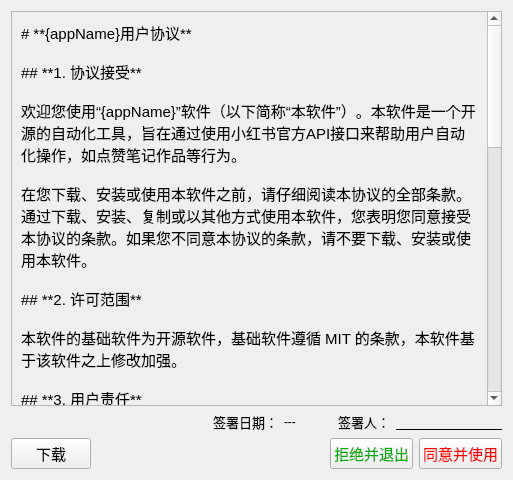
<?xml version="1.0" encoding="UTF-8"?>
<ui version="4.0">
 <class>UserProtocol</class>
 <widget class="QWidget" name="UserProtocol">
  <property name="geometry">
   <rect>
    <x>0</x>
    <y>0</y>
    <width>513</width>
    <height>480</height>
   </rect>
  </property>
  <property name="windowTitle">
   <string>用户协议</string>
  </property>
  <layout class="QVBoxLayout" name="verticalLayout">
   <item>
    <widget class="QScrollArea" name="scrollArea">
     <property name="widgetResizable">
      <bool>true</bool>
     </property>
     <widget class="QWidget" name="scrollAreaWidgetContents">
      <property name="geometry">
       <rect>
        <x>0</x>
        <y>0</y>
        <width>476</width>
        <height>938</height>
       </rect>
      </property>
      <layout class="QVBoxLayout" name="verticalLayout_2">
       <item>
        <widget class="QLabel" name="label">
         <property name="styleSheet">
          <string notr="true">font-size: 11pt;</string>
         </property>
         <property name="text">
          <string># **{appName}用户协议**

## **1. 协议接受**

欢迎您使用“{appName}”软件（以下简称“本软件”）。本软件是一个开源的自动化工具，旨在通过使用小红书官方API接口来帮助用户自动化操作，如点赞笔记作品等行为。

在您下载、安装或使用本软件之前，请仔细阅读本协议的全部条款。通过下载、安装、复制或以其他方式使用本软件，您表明您同意接受本协议的条款。如果您不同意本协议的条款，请不要下载、安装或使用本软件。

## **2. 许可范围**

本软件的基础软件为开源软件，基础软件遵循 MIT 的条款，本软件基于该软件之上修改加强。

## **3. 用户责任**

- 您承认使用本软件的所有风险由您个人承担。
- 您同意不将本软件用于任何非法目的或以任何非法方式使用本软件。
- 您需负责遵守所有适用的当地、国家和国际法律和规定。

## **4. 免责声明**

- 本软件以“现状”和“可用”基础提供，没有任何形式的明示或暗示的保证。
- 开发者不对因使用或无法使用本软件（包括但不限于数据丢失或软件运行不稳定）所造成的任何直接、间接、偶然、特殊、连带或惩罚性的损害负责。
- 开发者不保证本软件的连续性和安全性，使用者应自行承担使用本软件的风险。

## **5. 知识产权**

本软件的版权及其所有权利、利益和成果归原作者所有。本软件的使用不视为转让任何知识产权。

## **6. 协议变更和终止**

开发者有权在必要时修改协议条款。修改后的协议一旦在本软件的相关页面公布即有效代替原来的协议。您可随时删除本软件以终止本协议。

## **7. 其他**

本协议的解释、适用及争议的解决，适用于中国大陆地区的法律。若您和开发者或者所有者之间发生任何争议或纠纷，首先应友好协商解决，协商不成的，任一方可提交开发者或所有者所在地的法院诉讼解决。

---

**请在下载或使用本软件前仔细阅读并同意以上条款。**
</string>
         </property>
         <property name="textFormat">
          <enum>Qt::MarkdownText</enum>
         </property>
         <property name="wordWrap">
          <bool>true</bool>
         </property>
        </widget>
       </item>
      </layout>
     </widget>
    </widget>
   </item>
   <item>
    <layout class="QHBoxLayout" name="horizontalLayout_2">
     <item>
      <spacer name="horizontalSpacer_2">
       <property name="orientation">
        <enum>Qt::Horizontal</enum>
       </property>
       <property name="sizeHint" stdset="0">
        <size>
         <width>40</width>
         <height>20</height>
        </size>
       </property>
      </spacer>
     </item>
     <item>
      <widget class="QLabel" name="label_2">
       <property name="styleSheet">
        <string notr="true">font-size: 10pt;</string>
       </property>
       <property name="text">
        <string>签署日期：</string>
       </property>
      </widget>
     </item>
     <item>
      <widget class="QLabel" name="label_date">
       <property name="styleSheet">
        <string notr="true">font: 11pt &quot;华文行楷&quot;;</string>
       </property>
       <property name="text">
        <string>---</string>
       </property>
      </widget>
     </item>
     <item>
      <widget class="QWidget" name="widget" native="true">
       <property name="minimumSize">
        <size>
         <width>30</width>
         <height>0</height>
        </size>
       </property>
      </widget>
     </item>
     <item>
      <widget class="QLabel" name="label_3">
       <property name="styleSheet">
        <string notr="true">font-size: 10pt;</string>
       </property>
       <property name="text">
        <string>签署人：</string>
       </property>
      </widget>
     </item>
     <item>
      <widget class="QLineEdit" name="name_edit">
       <property name="sizePolicy">
        <sizepolicy hsizetype="Fixed" vsizetype="Fixed">
         <horstretch>0</horstretch>
         <verstretch>0</verstretch>
        </sizepolicy>
       </property>
       <property name="minimumSize">
        <size>
         <width>99</width>
         <height>0</height>
        </size>
       </property>
       <property name="styleSheet">
        <string notr="true">QLineEdit {
	font: 11pt &quot;华文行楷&quot;;
	border: none;
	background-color: rgba(255, 255, 255, 0);
	border-bottom: 1px solid black; 
}
QLineEdit:focus {
	border-bottom: 1px solid blue;  
}</string>
       </property>
       <property name="alignment">
        <set>Qt::AlignCenter</set>
       </property>
      </widget>
     </item>
    </layout>
   </item>
   <item>
    <layout class="QHBoxLayout" name="horizontalLayout">
     <item>
      <widget class="QPushButton" name="download_btn">
       <property name="styleSheet">
        <string notr="true">font-size: 11pt;</string>
       </property>
       <property name="text">
        <string>下载</string>
       </property>
      </widget>
     </item>
     <item>
      <spacer name="horizontalSpacer">
       <property name="orientation">
        <enum>Qt::Horizontal</enum>
       </property>
       <property name="sizeHint" stdset="0">
        <size>
         <width>40</width>
         <height>20</height>
        </size>
       </property>
      </spacer>
     </item>
     <item>
      <widget class="QPushButton" name="cancel_btn">
       <property name="styleSheet">
        <string notr="true">color: rgb(0, 170, 0);
font-size: 11pt;</string>
       </property>
       <property name="text">
        <string>拒绝并退出</string>
       </property>
      </widget>
     </item>
     <item>
      <widget class="QPushButton" name="confirm_btn">
       <property name="styleSheet">
        <string notr="true">color: rgb(255, 0, 0);
font-size: 11pt;</string>
       </property>
       <property name="text">
        <string>同意并使用</string>
       </property>
      </widget>
     </item>
    </layout>
   </item>
  </layout>
 </widget>
 <resources/>
 <connections/>
</ui>
